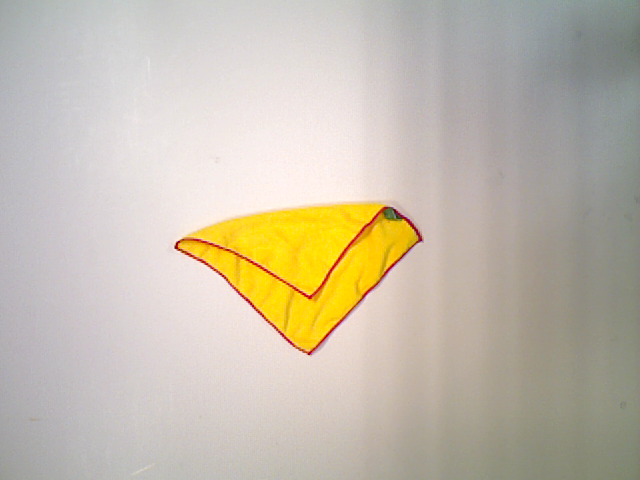
#> input picture data/dishcloth01_1_fold.ppm, 640 x 480 px; its folder holds only this picture in this run
$ python -i main.py   (imports and definitions only)   (Python 2 division)   (older library calls are emulated)
#> lines starting #> are read from the running program, lines starting #| are printed output that depends on the picture; after the words box and inside, x2 and y2 are one past the last pixel; in counts of white or black regions, pixels touching at a corner belong together
### utils.py
import glob, os

__author__ = 'def'

def load_data(root_path):
#> called with root_path = './data/20150625_single'
    good_images = []
    good_depth_files = []

    images = glob.glob(os.path.join(root_path, '*.ppm'))
    depth_files = glob.glob(os.path.join(root_path, '*.mat'))

    for image in images:
        name, ext = os.path.splitext(image)
        found = False
        for depth_file in depth_files:
            if depth_file.find(name) != -1:
                found = True
                break

        if found:
            good_images.append(image)
            good_depth_files.append(name+'.mat')
#> further down, picture is the input picture: shape (480, 640, 3); mean B, G, R 172.3, 188.2, 196.9

    return good_images, good_depth_files

### main.py
# -*- coding: utf-8 -*-
"""
Created on Wed Sep  2 11:42:35 2015

@author: smorante, def
"""
from __future__ import division

import matplotlib.pyplot as plt
import numpy as np
import cv2
from scipy import ndimage as ndi
from skimage.morphology import watershed, disk
from skimage.filters import rank
from skimage.util import img_as_ubyte
from skimage.restoration import denoise_tv_chambolle
from skimage import exposure
from scipy import stats
import copy
import sys
import math

# def
from utils import load_data
import Superpixels
from ClothContour import ClothContour

########################################################

ALPHA=-0.5

########################################################

def get_coloured_item(image):
    # Convert to HSV color space
    image_hsv = cv2.cvtColor(image, cv2.COLOR_BGR2HSV)
#> image_hsv: shape (480, 640, 3); mean H, S, V 51.4, 31.7, 197.9

   # Threshold value and saturation (using Otsu for threshold selection)
    blur_s = cv2.GaussianBlur(image_hsv[:, :, 1],(5,5),0)
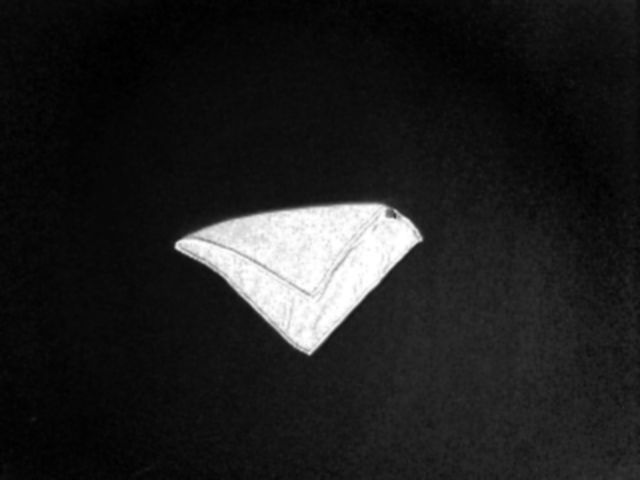
#> blur_s: shape (480, 640); min 0, max 255, mean 31.7
    ret, mask_s = cv2.threshold(blur_s, 0, 255, cv2.THRESH_BINARY + cv2.THRESH_OTSU)
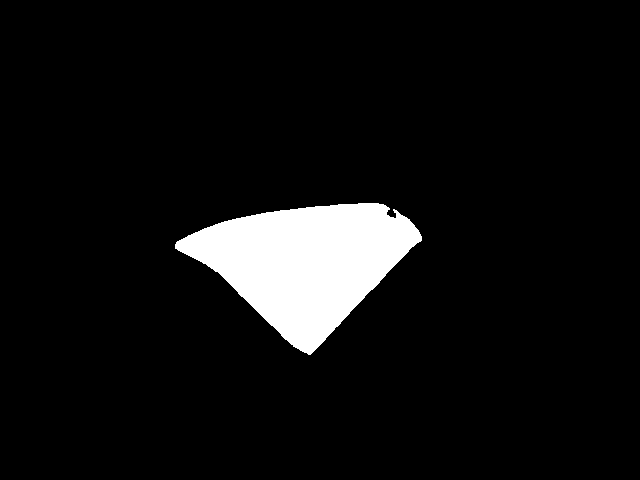
#> mask_s: shape (480, 640); 6.7% white; 1 white region, box (x1, y1, x2, y2) and area: (175, 203, 422, 355) 20525
#> ret = 125
#    cv2.imshow("----", mask_s)

    blur_v = cv2.GaussianBlur(image_hsv[:, :, 2],(5,5),0)
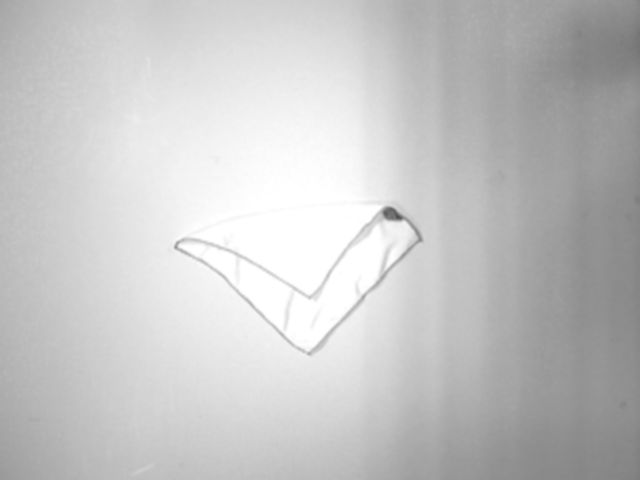
#> blur_v: shape (480, 640); min 76, max 255, mean 197.9
    ret, mask_v = cv2.threshold(blur_v, 0, 255, cv2.THRESH_BINARY_INV + cv2.THRESH_OTSU)
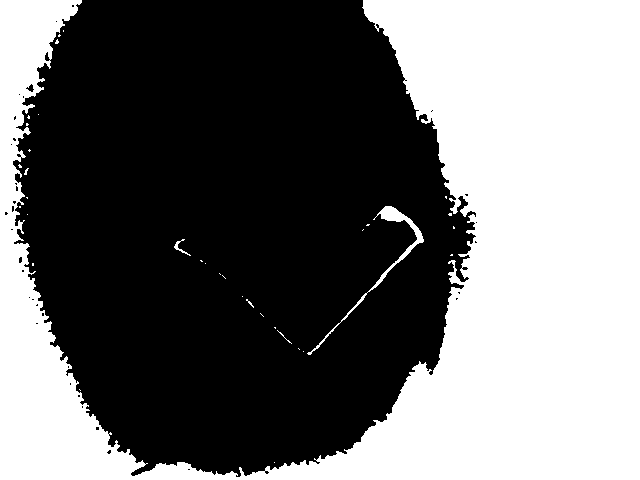
#> mask_v: shape (480, 640); 44% white; 35 white regions (31 under 20 px), largest, box (x1, y1, x2, y2) and area: (0, 0, 640, 480) 134002, (307, 206, 424, 355) 870, (174, 239, 191, 256) 62, (277, 330, 292, 344) 21
#> ret = 194
    mask = cv2.bitwise_and(mask_s, mask_v)
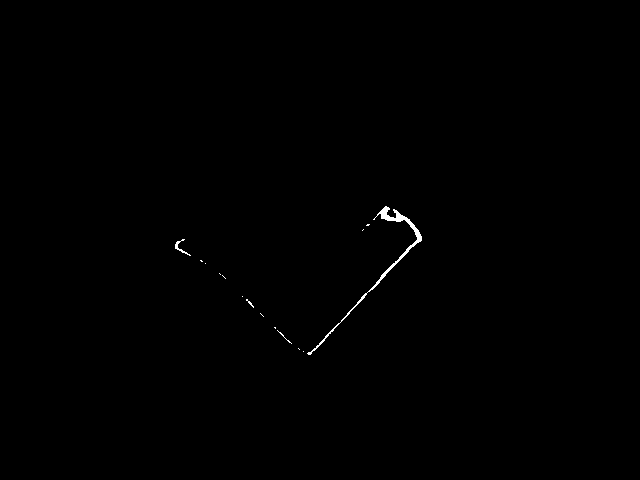
#> mask: shape (480, 640); 0.26% white; 15 white regions (12 under 20 px), largest, box (x1, y1, x2, y2) and area: (307, 206, 422, 355) 674, (175, 239, 191, 256) 59, (277, 330, 292, 344) 21

    # Filter result using morphological operations (closing)
    kernel = np.ones((5,5),np.uint8)
    filtered_mask_close = cv2.morphologyEx(mask, cv2.MORPH_CLOSE, kernel, iterations=5)
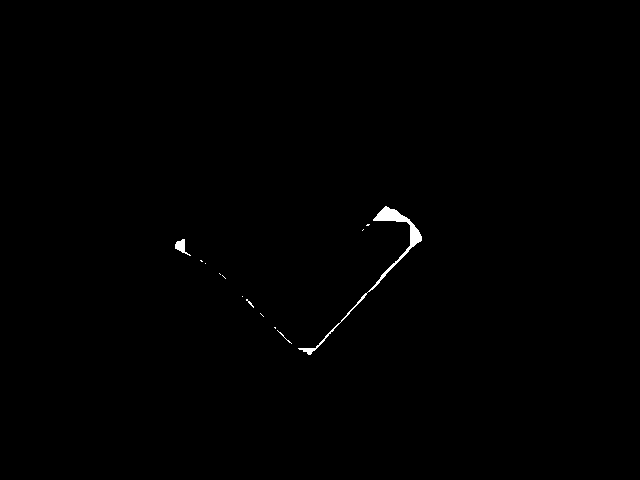
#> filtered_mask_close: shape (480, 640); 0.35% white; 13 white regions (10 under 20 px), largest, box (x1, y1, x2, y2) and area: (298, 206, 422, 355) 909, (175, 239, 191, 256) 114, (277, 330, 292, 344) 21
    filtered_mask_open = cv2.morphologyEx(filtered_mask_close, cv2.MORPH_OPEN, kernel, iterations=8)
#> filtered_mask_open: shape (480, 640); every value is 0

    return filtered_mask_open

# [76 lines left out: functions get_garment_contour, get_garment_main_lines, get_image_with_contours, normalize_1Channel_image, calculate_adequacy, not called in this run]

def get_outlier(points, thresh=2):
    results = stats.zscore(points)
    return results.flatten() < thresh, results


# [28 lines left out: functions plot_zscores, get_slope, not called in this run]

def multiple_segments_extender(v):
    return True

# [29 lines left out: function segment_extender, not called in this run]
#####################################################################
#####################################################################
#####################################################################

image_paths, depth_maps = load_data('./data/20150625_single')

# [179 lines not run here, left out]

>>> import cv2
>>> picture = cv2.imread('data/dishcloth01_1_fold.ppm')
>>> result = get_coloured_item(picture)

$ run again, on data/polo01_1_fold.ppm
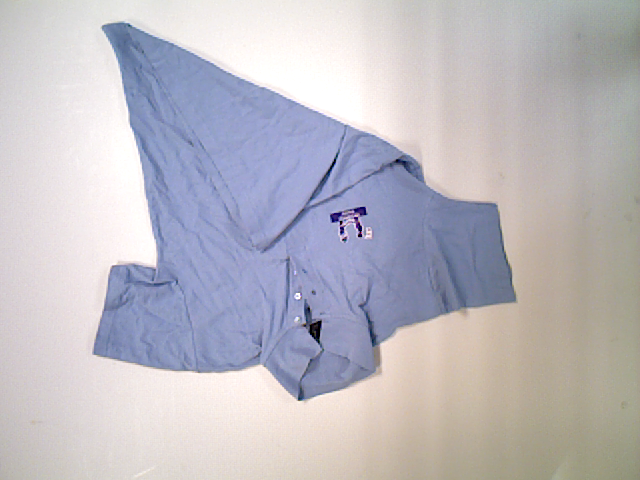
#> input picture data/polo01_1_fold.ppm, 640 x 480 px
#> picture is the input picture: shape (480, 640, 3); mean B, G, R 193.3, 185.9, 188.6
#> image_hsv: shape (480, 640, 3); mean H, S, V 68.6, 32.2, 202.8
#> in get_coloured_item, `ret, mask_s = cv2.threshold(blur_s, 0, 255, cv2.THRESH_BINARY + cv2.TH..`:
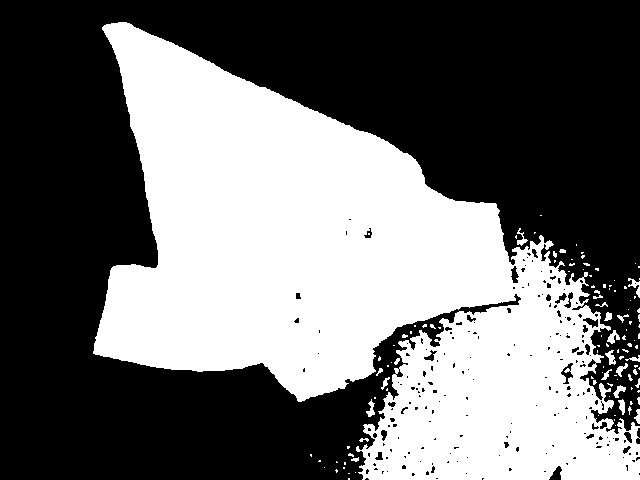
#> mask_s: shape (480, 640); 43% white; 115 white regions (91 under 20 px), largest, box (x1, y1, x2, y2) and area: (93, 22, 640, 480) 130235, (628, 278, 640, 298) 92, (607, 330, 620, 344) 91
#> in get_coloured_item, `ret, mask_s = cv2.threshold(blur_s, 0, 255, cv2.THRESH_BINARY + cv2.TH..`: ret = 35
#> mask_v: shape (480, 640); 53.5% white; 134 black regions (92 under 20 px), largest, box (x1, y1, x2, y2) and area: (0, 0, 519, 480) 126128, (213, 98, 343, 236) 8531, (295, 201, 358, 284) 2519
#> in get_coloured_item, `ret, mask_v = cv2.threshold(blur_v, 0, 255, cv2.THRESH_BINARY_INV + cv..`: ret = 204
#> mask: shape (480, 640); 34.8% white; 137 white regions (110 under 20 px), largest, box (x1, y1, x2, y2) and area: (93, 22, 640, 480) 104788, (283, 119, 318, 136) 261, (628, 278, 640, 298) 92
#> filtered_mask_close: shape (480, 640); 41.9% white; 2 white regions, box (x1, y1, x2, y2) and area: (93, 22, 640, 480) 128559, (293, 159, 299, 169) 33
#> in get_coloured_item, `filtered_mask_open = cv2.morphologyEx(filtered_mask_close, cv2.MORPH_O..`:
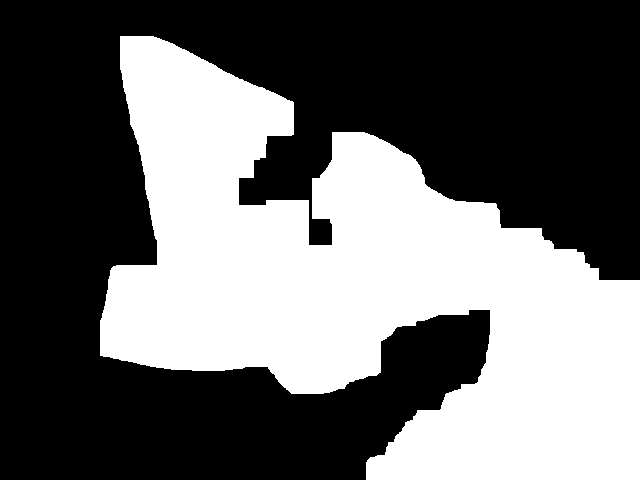
#> filtered_mask_open: shape (480, 640); 41% white; 1 white region, box (x1, y1, x2, y2) and area: (100, 36, 640, 480) 125925

$ run again, on data/polo01_2_fold.ppm
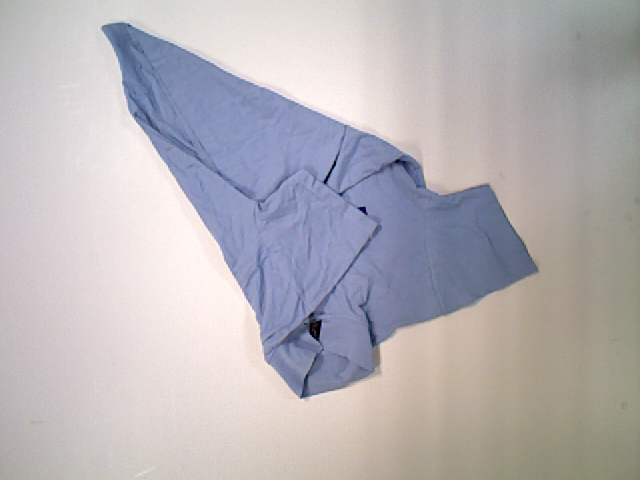
#> input picture data/polo01_2_fold.ppm, 640 x 480 px
#> picture is the input picture: shape (480, 640, 3); mean B, G, R 182.7, 178.5, 182.4
#> image_hsv: shape (480, 640, 3); mean H, S, V 64.9, 30.5, 193.2
#> in get_coloured_item, `ret, mask_s = cv2.threshold(blur_s, 0, 255, cv2.THRESH_BINARY + cv2.TH..`:
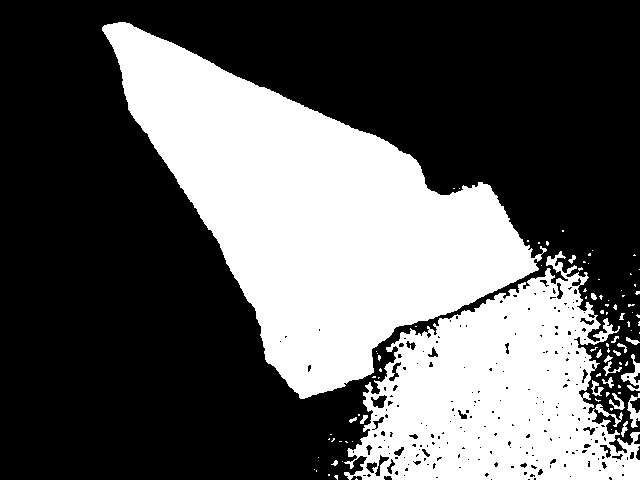
#> mask_s: shape (480, 640); 36.6% white; 89 white regions (68 under 20 px), largest, box (x1, y1, x2, y2) and area: (102, 22, 547, 399) 71980, (344, 251, 640, 480) 38798, (621, 354, 640, 391) 264
#> in get_coloured_item, `ret, mask_s = cv2.threshold(blur_s, 0, 255, cv2.THRESH_BINARY + cv2.TH..`: ret = 36
#> mask_v: shape (480, 640); 54.1% white; 128 black regions (95 under 20 px), largest, box (x1, y1, x2, y2) and area: (0, 0, 489, 480) 136657, (248, 128, 300, 189) 1058, (289, 132, 341, 178) 852
#> in get_coloured_item, `ret, mask_v = cv2.threshold(blur_v, 0, 255, cv2.THRESH_BINARY_INV + cv..`: ret = 195
#> mask: shape (480, 640); 32.7% white; 80 white regions (62 under 20 px), largest, box (x1, y1, x2, y2) and area: (102, 22, 547, 399) 67394, (344, 251, 640, 480) 31689, (621, 354, 640, 391) 264
#> filtered_mask_close: shape (480, 640); 37.4% white; 3 white regions (2 under 20 px), largest, box (x1, y1, x2, y2) and area: (102, 22, 640, 480) 114846
#> in get_coloured_item, `filtered_mask_open = cv2.morphologyEx(filtered_mask_close, cv2.MORPH_O..`:
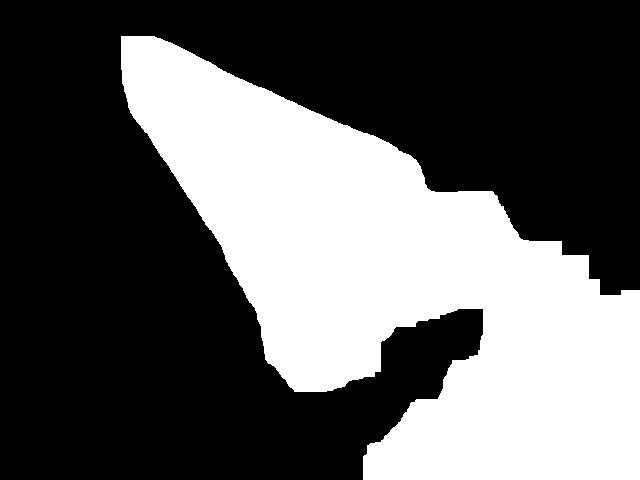
#> filtered_mask_open: shape (480, 640); 36.9% white; 1 white region, box (x1, y1, x2, y2) and area: (121, 36, 640, 480) 113341
